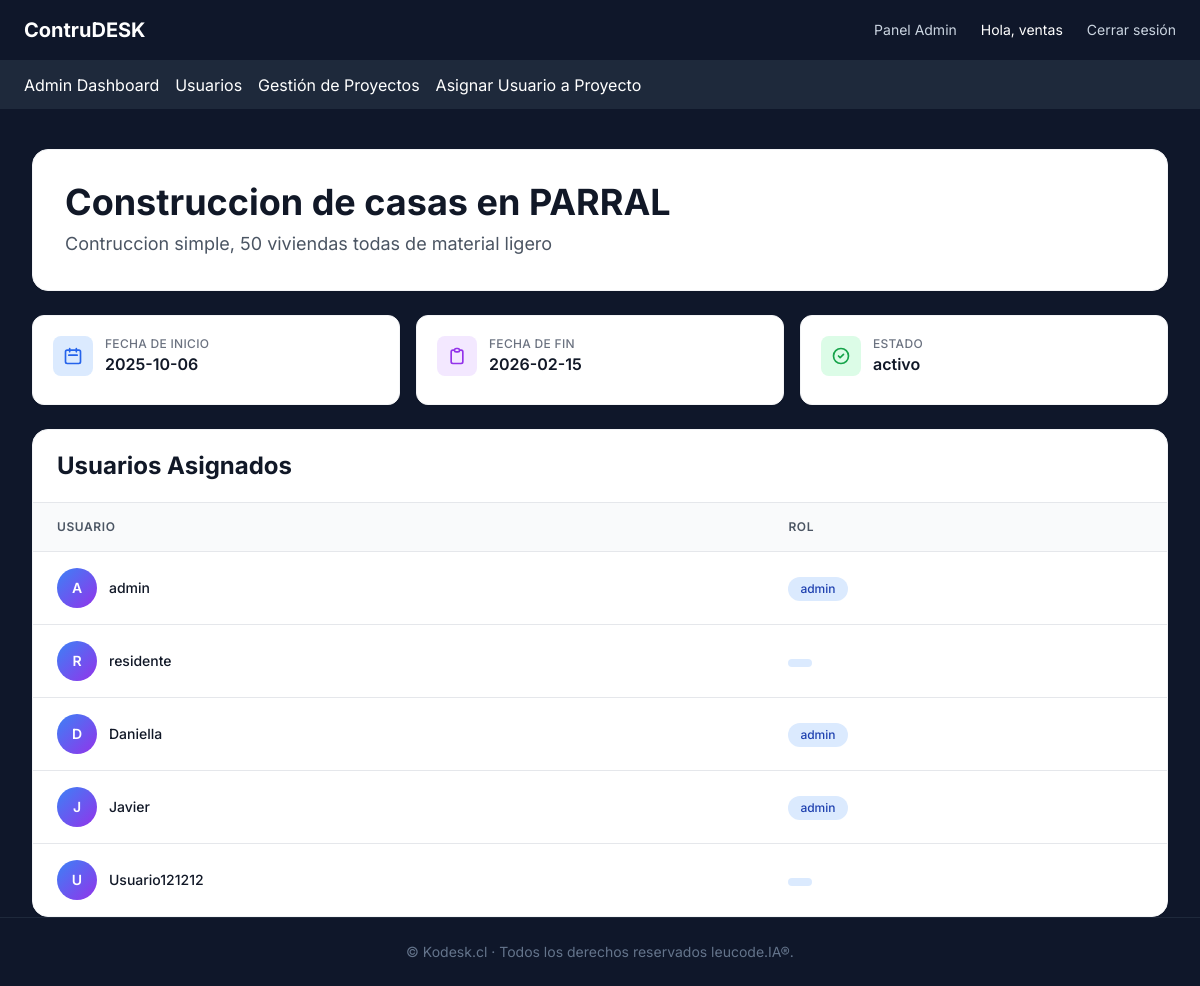
Page /admin/project_details/1 (signed in) on the earlier database version.
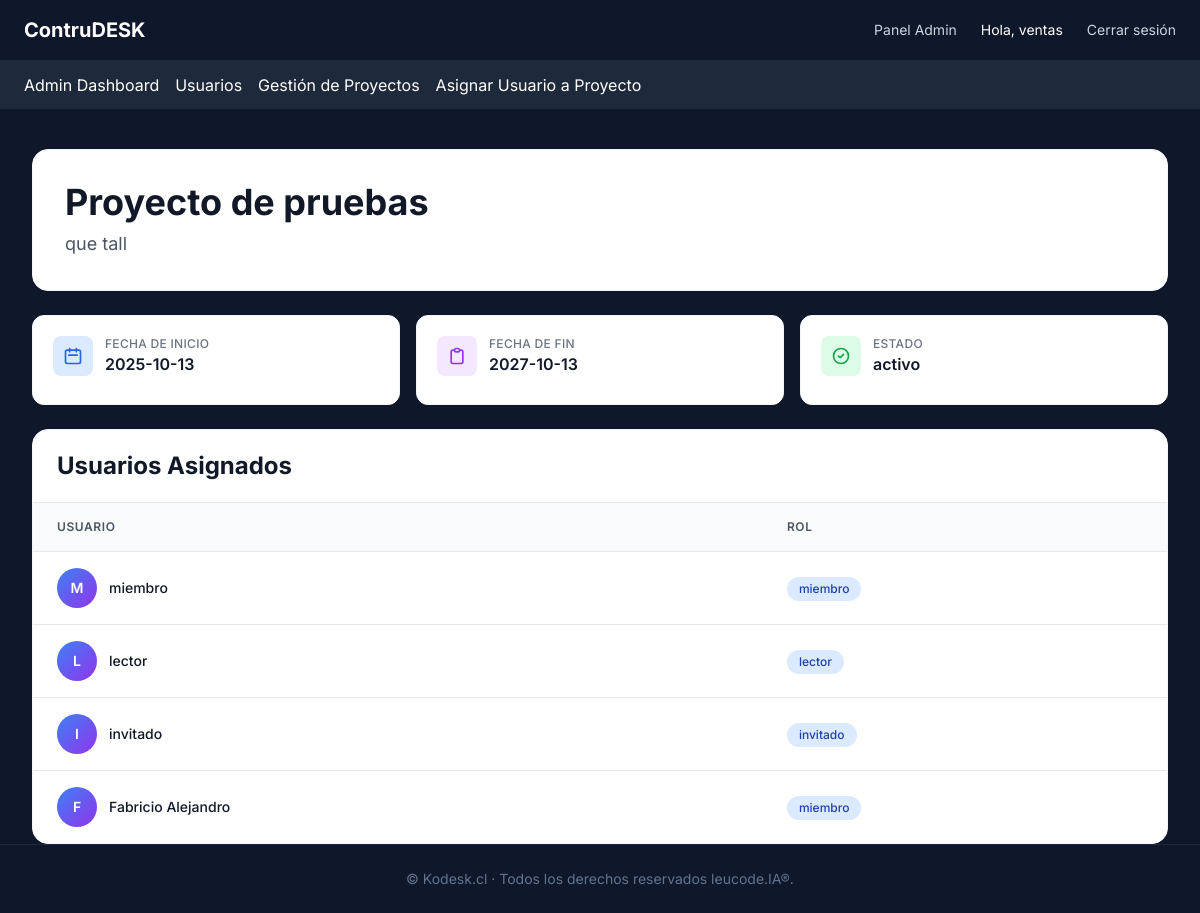
Same page on the later database version.
### app/models.py (models this page shows, shortened)
class Project(db.Model):
    __tablename__ = 'projects'
    id = db.Column(db.Integer, primary_key=True)
    name = db.Column(db.String(128), nullable=False)
    description = db.Column(db.Text)
    start_date = db.Column(db.DateTime, default=datetime.utcnow)
    end_date = db.Column(db.DateTime)
    progress = db.Column(db.Integer, default=0)
    status = db.Column(db.String(50), default='activo')  # Ej: activo, suspendido, finalizado
    archived = db.Column(db.Boolean, default=False)  # Indicador de archivo
    admin_comment = db.Column(db.Text)
    creator_id = db.Column(db.Integer, db.ForeignKey('admin_users.id'), nullable=False)
    creator = db.relationship('AdminUser', backref='created_projects')

class ProjectUserRole(db.Model):
    __tablename__ = 'project_user_role'
    project_id = db.Column(db.Integer, db.ForeignKey('projects.id', ondelete='CASCADE'), primary_key=True)
    user_id = db.Column(db.Integer, db.ForeignKey('admin_users.id', ondelete='CASCADE'), primary_key=True)
    role_id = db.Column(db.Integer, db.ForeignKey('roles.id'), nullable=False)
    project = db.relationship('Project', backref=db.backref('user_roles', lazy=True))
    user = db.relationship('AdminUser', backref=db.backref('user_roles', lazy=True))
    role = db.relationship('Role')

class AdminUser(UserMixin, db.Model):
    __tablename__ = "admin_users"
    id = db.Column(db.Integer, primary_key=True)
    nombre = db.Column(db.String(120), nullable=False)
    email = db.Column(db.String(120), unique=True, nullable=False)
    password_hash = db.Column(db.String(255), nullable=False)
    roles = db.relationship('Role', secondary='user_roles', backref=db.backref('users', lazy='dynamic'))
    def has_role(self, role_name):
        return any(role.name == role_name for role in self.roles)
    @property
    def is_authenticated(self):
        return True

class Role(db.Model):
    __tablename__ = "roles"
    id = db.Column(db.Integer, primary_key=True)
    name = db.Column(db.String(80), unique=True, nullable=False)

### app/routes/admin.py (the view)
@admin_bp.route('/project_details/<int:project_id>', methods=['GET'])
@login_required
def project_details(project_id):
    project = Project.query.get_or_404(project_id)
    users_in_project = ProjectUserRole.query.filter_by(project_id=project.id).all()  # Obtener los usuarios asignados
    roles = Role.query.all()  # Obtener todos los roles disponibles
    return render_template('admin/detalles_proyecto.html', project=project, users_in_project=users_in_project, roles=roles)

### app/templates/admin/detalles_proyecto.html (shortened to what the changed rows need)
{% extends "layout.html" %}
{% block content %}
<div class="container mx-auto mt-6 sm:mt-10 px-4 sm:px-6 lg:px-8 max-w-7xl">
  <div class="bg-white rounded-2xl shadow-sm border border-gray-100 p-6 sm:p-8 mb-6">
    <h2 class="text-3xl sm:text-4xl font-bold text-gray-900 mb-2">{{ project.name }}</h2>
    <p class="text-base sm:text-lg text-gray-600 leading-relaxed">{{ project.description }}</p>
  </div>
  <div class="grid grid-cols-1 md:grid-cols-3 gap-4 mb-6">
    <div class="bg-white rounded-xl shadow-sm border border-gray-100 p-5 hover:shadow-md transition-shadow duration-200">
      <div class="flex items-center mb-2">
        <div>
          <p class="text-xs font-medium text-gray-500 uppercase tracking-wide">Fecha de Inicio</p>
          <p class="text-base font-semibold text-gray-900">{{ project.start_date.strftime('%Y-%m-%d') }}</p>
        </div>
      </div>
    </div>
    <div class="bg-white rounded-xl shadow-sm border border-gray-100 p-5 hover:shadow-md transition-shadow duration-200">
      <div class="flex items-center mb-2">
        <div>
          <p class="text-xs font-medium text-gray-500 uppercase tracking-wide">Fecha de Fin</p>
          <p class="text-base font-semibold text-gray-900">{{ project.end_date.strftime('%Y-%m-%d') if project.end_date else 'N/A' }}</p>
        </div>
      </div>
    </div>
    <div class="bg-white rounded-xl shadow-sm border border-gray-100 p-5 hover:shadow-md transition-shadow duration-200">
      <div class="flex items-center mb-2">
        <div>
          <p class="text-xs font-medium text-gray-500 uppercase tracking-wide">Estado</p>
          <p class="text-base font-semibold text-gray-900">{{ project.status }}</p>
        </div>
      </div>
    </div>
  </div>
  <div class="bg-white rounded-2xl shadow-sm border border-gray-100 overflow-hidden">
    <div class="hidden sm:block overflow-x-auto">
      <table class="min-w-full divide-y divide-gray-200">
        <thead class="bg-gray-50">
          <tr>
            <th class="px-6 py-4 text-left text-xs font-semibold text-gray-600 uppercase tracking-wider">Usuario</th>
            <th class="px-6 py-4 text-left text-xs font-semibold text-gray-600 uppercase tracking-wider">Rol</th>
          </tr>
        </thead>
        <tbody class="bg-white divide-y divide-gray-200">
          {% for user_role in users_in_project %}
            <tr class="hover:bg-gray-50 transition-colors duration-150">
              <td class="px-6 py-4 whitespace-nowrap">
                <div class="flex items-center">
                  <div class="w-10 h-10 bg-gradient-to-br from-blue-500 to-purple-600 rounded-full flex items-center justify-center text-white font-semibold text-sm mr-3">
                    {{ user_role.user.nombre[0].upper() }}
                  </div>
                  <div class="text-sm font-medium text-gray-900">{{ user_role.user.nombre }}</div>
                </div>
              </td>
              <td class="px-6 py-4 whitespace-nowrap">
                <span class="inline-flex items-center px-3 py-1 rounded-full text-xs font-medium bg-blue-100 text-blue-800">
                  {{ user_role.role.name }}
                </span>
              </td>
            </tr>
          {% endfor %}
        </tbody>
      </table>
    </div>
  </div>
</div>
{% endblock %}

Differences in the rows shown:
no longer on this page (row edited): ProjectUserRole: user "A", user.nombre "admin", role.name "admin"
removed ProjectUserRole: user "D", user.nombre "Daniella", role.name "admin"
removed ProjectUserRole: user "U", user.nombre "Usuario121212"
changed Project "activo": name "Construccion de casas en PARRAL" → "Proyecto de pruebas"; description "Contruccion simple, 50 viviendas todas de material ligero" → "que tall"; start_date "2025-10-06" → "2025-10-13"; end_date "2026-02-15" → "2027-10-13"
now on this page (row edited): ProjectUserRole: user "M", user.nombre "miembro", role.name "miembro"
now on this page (row edited): ProjectUserRole: user "L", user.nombre "lector", role.name "lector"
changed through a linked row, ProjectUserRole: user "R" → "I"; user.nombre "residente" → "invitado"; role.name (not shown) → "invitado"
changed ProjectUserRole: user "J" → "F"; user.nombre "Javier" → "Fabricio Alejandro"; role.name "admin" → "miembro"
